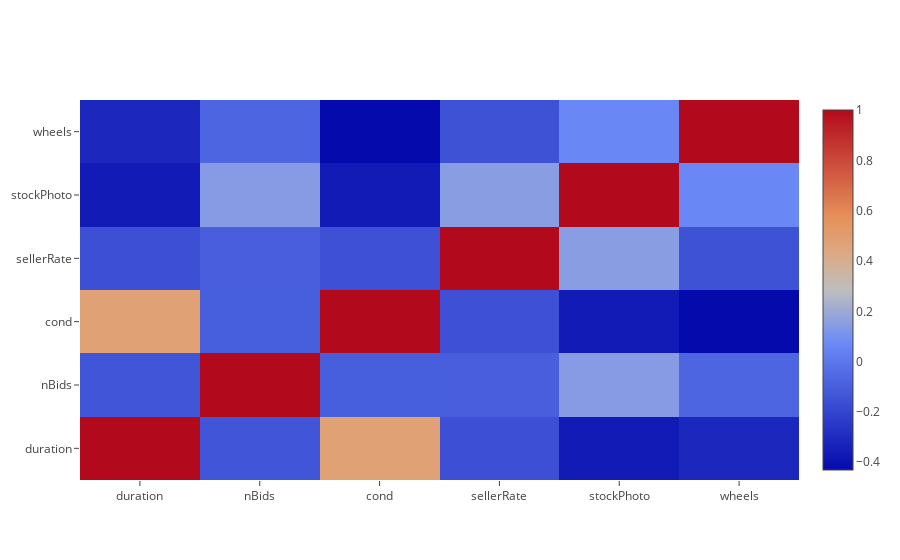

Write notebook code for a chart like this one.
### Code cell
trace = go.Heatmap(z=np.array(corr_matrix), x=corr_matrix.columns, y=corr_matrix.columns)
data=[trace]
iplot(data)

### Figure 1 — Plotly figure (JSON) as saved in the notebook; plotly's stock layout.template omitted (floating-point values rounded to 4 significant figures)
{"data": [{"type": "heatmap", "x": ["duration", "nBids", "cond", "sellerRate", "stockPhoto", "wheels"], "y": ["duration", "nBids", "cond", "sellerRate", "stockPhoto", "wheels"], "z": [[1, -0.1334, 0.4813, -0.1538, -0.3653, -0.3162], [-0.1334, 1, -0.1011, -0.1008, 0.141, -0.07049], [0.4813, -0.1011, 1, -0.1495, -0.3648, -0.4307], [-0.1538, -0.1008, -0.1495, 1, 0.1499, -0.1481], [-0.3653, 0.141, -0.3648, 0.1499, 1, 0.06497], [-0.3162, -0.07049, -0.4307, -0.1481, 0.06497, 1]]}], "layout": {}}
